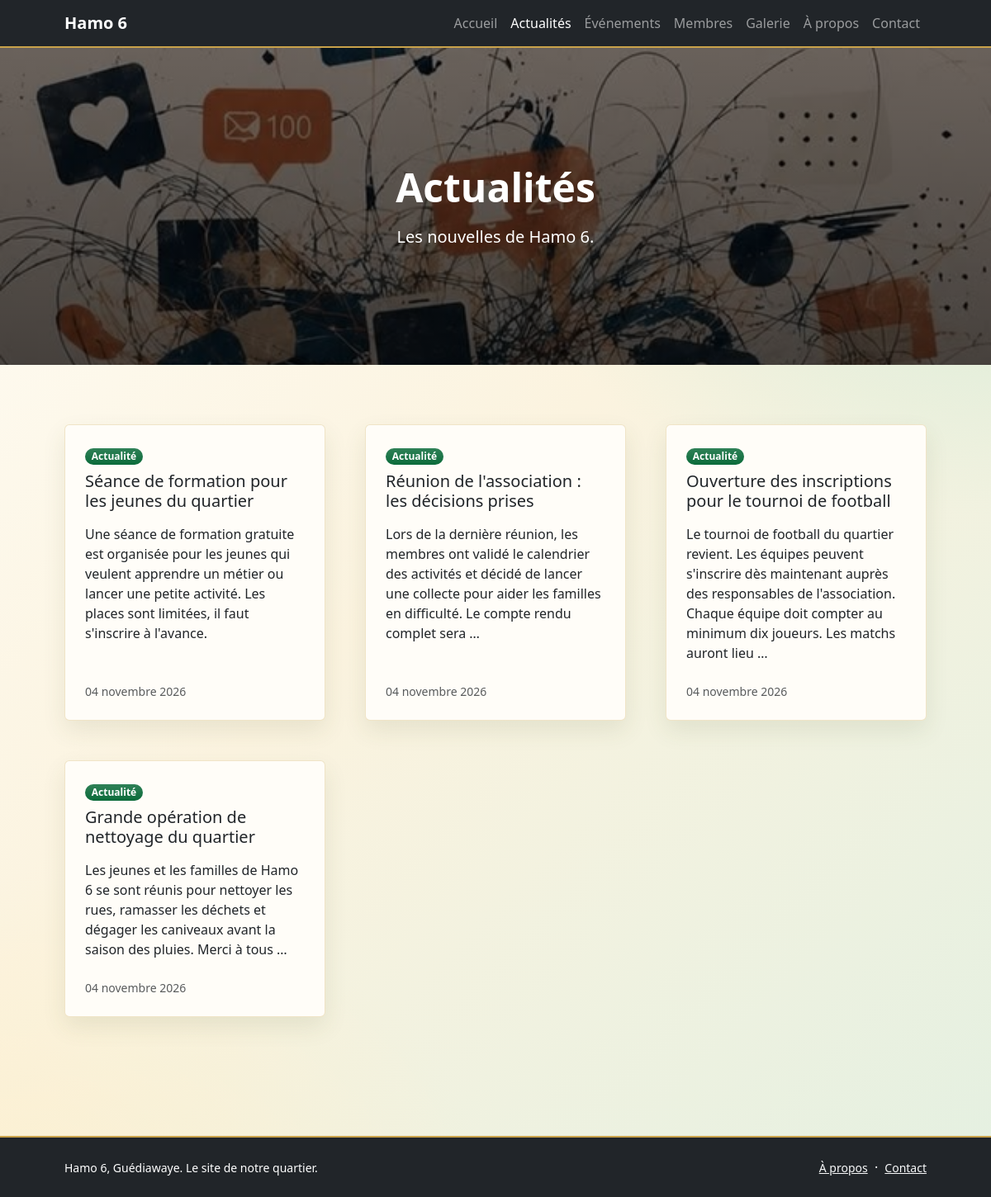
/actualites/, run on the app's committed database.
### hot_boys/models.py (models this page shows, shortened)
class Actualite(models.Model):
    titre = models.CharField(max_length=200)
    contenu = models.TextField()
    image = models.ImageField(upload_to="actualites/", blank=True, null=True)
    date_publication = models.DateTimeField(auto_now_add=True)
    class Meta:
        ordering = ["-date_publication"]
        verbose_name = "actualité"

### hot_boys/views.py (the view)
# urls.py: path("actualites/", views.actualites, name="actualites"),
def actualites(request):
    return render(request, "hot_boys/actualites.html", {"actualites": Actualite.objects.all()})

### hot_boys/templatetags/entete.py (called while the page is built)
@register.simple_tag
def photo_entete(n=0):
    photos = list(Photo.objects.all()[:6])
    if not photos:
        return None
    return photos[int(n or 0) % len(photos)]

### hot_boys/templates/hot_boys/actualites.html (shortened to what this page needs)
{% extends "hot_boys/base.html" %}
{% block content %}
{% include "hot_boys/_entete.html" with titre="Actualités" texte="Les nouvelles de Hamo 6." fond="img/actualites.jpg" position="center 35%" %}
<section class="pt-5 pb-5">
  <div class="container px-5 mt-4 mb-5">
    <div class="row gx-5">
      {% for a in actualites %}
        <div class="col-lg-4 mb-5">
          <div class="card h-100 shadow border-0">
            <div class="card-body p-4">
              <div class="badge bg-primary bg-gradient rounded-pill mb-2">Actualité</div>
              <a class="text-decoration-none link-dark stretched-link" href="{% url 'actualite_detail' a.pk %}"><h5 class="card-title mb-3">{{ a.titre }}</h5></a>
              <p class="card-text mb-0">{{ a.contenu|truncatewords:30 }}</p>
            </div>
            <div class="card-footer p-4 pt-0 bg-transparent border-top-0">
              <div class="small text-muted">{{ a.date_publication|date:"d F Y" }}</div>
            </div>
          </div>
        </div>
      {% empty %}
        <p class="text-center text-muted">Aucune actualité publiée.</p>
      {% endfor %}
    </div>
  </div>
</section>
{% endblock %}

### static/css/style.css (style rules this page uses)
html, body { height: 100%; }
:root { --bs-primary: #0b6b3a; --bs-primary-rgb: 11, 107, 58; --bs-link-color: #0b6b3a; --bs-link-color-rgb: 11, 107, 58; --bs-link-hover-color: #084d2a; --bs-link-hover-color-rgb: 8, 77, 42; }
:root { --fond-1: #fffdf6; --fond-2: #fbf3df; --fond-3: #e4f0e1; --halo-a: rgba(255, 255, 255, .95); --halo-b: rgba(208, 234, 214, .80); --halo-c: rgba(255, 238, 200, .60); --section-1: rgba(226, 238, 214, .70); --section-2: rgba(247, 238, 217, .70); --creme-clair: #fffdf8; --or: #c9a24a; }
html { background-color: var(--fond-2); background-image: radial-gradient(1100px 520px at 12% -5%, var(--halo-a), rgba(255, 255, 255, 0) 65%), radial-gradient(900px 560px at 100% 18%, var(--halo-b), rgba(255, 255, 255, 0) 65%), radial-gradient(900px 600px at 0% 100%, var(--halo-c), rgba(255, 255, 255, 0) 65%), linear-gradient(135deg, var(--fond-1) 0%, var(--fond-2) 45%, var(--fond-3) 100%); background-attachment: fixed; background-repeat: no-repeat; }
body { background: transparent; }
.card { --bs-card-bg: var(--creme-clair); }
.card.border-0 { border: 1px solid rgba(201, 162, 74, .28) !important; box-shadow: 0 .75rem 1.75rem rgba(70, 90, 40, .10) !important; }

### data on the page
Actualite: titre "Séance de formation pour les jeunes du quartier", contenu "Une séance de formation gratuite est organisée pour les jeunes qui veulent apprendre un métier ou lancer une petite activité. Les places sont limitées, il faut s'inscrire à l'avance.", date_publication "04 novembre 2026"
Actualite: titre "Réunion de l'association : les décisions prises", contenu "Lors de la dernière réunion, les membres ont validé le calendrier des activités et décidé de lancer une collecte pour aider les familles en difficulté. Le compte rendu complet sera …", date_publication "04 novembre 2026"
Actualite: titre "Ouverture des inscriptions pour le tournoi de football", contenu "Le tournoi de football du quartier revient. Les équipes peuvent s'inscrire dès maintenant auprès des responsables de l'association. Chaque équipe doit compter au minimum dix joueurs. Les matchs auront lieu …", date_publication "04 novembre 2026"
Actualite: titre "Grande opération de nettoyage du quartier", contenu "Les jeunes et les familles de Hamo 6 se sont réunis pour nettoyer les rues, ramasser les déchets et dégager les caniveaux avant la saison des pluies. Merci à tous …", date_publication "04 novembre 2026"

### other printed values
{{ titre }} "Actualités"
{{ texte }} "Les nouvelles de Hamo 6."
